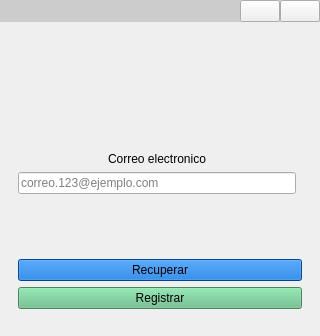
<?xml version="1.0" encoding="UTF-8"?>
<ui version="4.0">
 <class>panel_ventana_recuperacion</class>
 <widget class="QMainWindow" name="panel_ventana_recuperacion">
  <property name="windowModality">
   <enum>Qt::NonModal</enum>
  </property>
  <property name="geometry">
   <rect>
    <x>0</x>
    <y>0</y>
    <width>320</width>
    <height>336</height>
   </rect>
  </property>
  <property name="minimumSize">
   <size>
    <width>300</width>
    <height>300</height>
   </size>
  </property>
  <property name="maximumSize">
   <size>
    <width>320</width>
    <height>336</height>
   </size>
  </property>
  <property name="windowTitle">
   <string>Restablecimiento</string>
  </property>
  <property name="styleSheet">
   <string notr="true">#panel_ventana_recuperacion{
max-width: 320px;
min-width:300px;
}
#panel_encabezado{
max-height:40px;
	background-color: rgb(204, 204, 204);
}
#panel_contenido_img{
max-height:120px;
}
#panel_img{
max-width:150px;
}
#panel_contenido_interno{
max-width: 350px;
}
#lbm_lbm_correoerroneo{
font_size:8px;
font_family:Arial;
}
[objectName^=&quot;btn_btn&quot;] {
background-color: rgb(204, 204, 204);
	color: rgb(255, 255, 255);
 border-radius: 4px;
 min-height: 25px;
 max-height: 35px;
 font-size:14px;
 font-family: Arial;
font-weight: bold;
}
[objectName^=&quot;btc_btc&quot;] {
background-color:transparent;
}
[objectName^=&quot;lbl_lbl&quot;] {
 font-size:14px;
 font-family: Arial;
}
[objectName^=&quot;txt_txt&quot;] {
 font-size:14px;
 font-family: Arial;
}
#btn_btn_modificar{
background-color: rgb(0, 102, 204);
}
#btn_btn_modificar:hover{
background-color: rgb(0, 109, 155);
}
#btn_btn_aceptar{
background-color: rgb(97, 188, 132);
}
#btn_btn_aceptar:hover{
	background-color: rgb(46, 139, 87);
}</string>
  </property>
  <widget class="QWidget" name="panel_central">
   <layout class="QGridLayout" name="gridLayout">
    <property name="leftMargin">
     <number>0</number>
    </property>
    <property name="topMargin">
     <number>0</number>
    </property>
    <property name="rightMargin">
     <number>0</number>
    </property>
    <property name="bottomMargin">
     <number>0</number>
    </property>
    <property name="spacing">
     <number>0</number>
    </property>
    <item row="0" column="0">
     <widget class="QWidget" name="panel_cuerpo" native="true">
      <property name="minimumSize">
       <size>
        <width>0</width>
        <height>0</height>
       </size>
      </property>
      <property name="maximumSize">
       <size>
        <width>16777215</width>
        <height>16777215</height>
       </size>
      </property>
      <layout class="QGridLayout" name="gridLayout_3">
       <property name="leftMargin">
        <number>0</number>
       </property>
       <property name="topMargin">
        <number>0</number>
       </property>
       <property name="rightMargin">
        <number>0</number>
       </property>
       <item row="0" column="0">
        <widget class="QWidget" name="panel_encabezado" native="true">
         <layout class="QHBoxLayout" name="horizontalLayout">
          <property name="spacing">
           <number>0</number>
          </property>
          <property name="leftMargin">
           <number>0</number>
          </property>
          <property name="topMargin">
           <number>0</number>
          </property>
          <property name="rightMargin">
           <number>0</number>
          </property>
          <property name="bottomMargin">
           <number>0</number>
          </property>
          <item>
           <spacer name="horizontalSpacer">
            <property name="orientation">
             <enum>Qt::Horizontal</enum>
            </property>
            <property name="sizeHint" stdset="0">
             <size>
              <width>253</width>
              <height>19</height>
             </size>
            </property>
           </spacer>
          </item>
          <item>
           <widget class="QPushButton" name="btc_btc_minimizar">
            <property name="cursor">
             <cursorShape>PointingHandCursor</cursorShape>
            </property>
            <property name="text">
             <string/>
            </property>
            <property name="icon">
             <iconset>
              <normaloff>../../../../../Downloads/minimizar.svg</normaloff>../../../../../Downloads/minimizar.svg</iconset>
            </property>
            <property name="iconSize">
             <size>
              <width>20</width>
              <height>20</height>
             </size>
            </property>
           </widget>
          </item>
          <item>
           <widget class="QPushButton" name="btc_btc_cerrar">
            <property name="cursor">
             <cursorShape>PointingHandCursor</cursorShape>
            </property>
            <property name="text">
             <string/>
            </property>
            <property name="icon">
             <iconset>
              <normaloff>../../../../../Downloads/img_cerrar.svg</normaloff>../../../../../Downloads/img_cerrar.svg</iconset>
            </property>
            <property name="iconSize">
             <size>
              <width>20</width>
              <height>20</height>
             </size>
            </property>
           </widget>
          </item>
         </layout>
        </widget>
       </item>
       <item row="1" column="0">
        <widget class="QWidget" name="panel_contenido_img" native="true">
         <layout class="QGridLayout" name="gridLayout_4">
          <property name="leftMargin">
           <number>0</number>
          </property>
          <property name="topMargin">
           <number>0</number>
          </property>
          <property name="rightMargin">
           <number>0</number>
          </property>
          <property name="bottomMargin">
           <number>0</number>
          </property>
          <property name="spacing">
           <number>0</number>
          </property>
          <item row="0" column="0">
           <widget class="QWidget" name="panel_img" native="true">
            <property name="minimumSize">
             <size>
              <width>0</width>
              <height>100</height>
             </size>
            </property>
            <property name="maximumSize">
             <size>
              <width>150</width>
              <height>16777215</height>
             </size>
            </property>
            <layout class="QVBoxLayout" name="verticalLayout">
             <property name="spacing">
              <number>0</number>
             </property>
             <property name="leftMargin">
              <number>0</number>
             </property>
             <property name="topMargin">
              <number>0</number>
             </property>
             <property name="rightMargin">
              <number>0</number>
             </property>
             <property name="bottomMargin">
              <number>0</number>
             </property>
             <item>
              <widget class="QLabel" name="img">
               <property name="text">
                <string/>
               </property>
               <property name="textFormat">
                <enum>Qt::AutoText</enum>
               </property>
               <property name="pixmap">
                <pixmap>../../../../../Downloads/sign-question-icon_34359.png</pixmap>
               </property>
               <property name="scaledContents">
                <bool>true</bool>
               </property>
               <property name="alignment">
                <set>Qt::AlignCenter</set>
               </property>
               <property name="wordWrap">
                <bool>false</bool>
               </property>
              </widget>
             </item>
            </layout>
           </widget>
          </item>
         </layout>
        </widget>
       </item>
       <item row="2" column="0">
        <widget class="QWidget" name="panel_contenido" native="true">
         <layout class="QGridLayout" name="gridLayout_2">
          <item row="0" column="0">
           <widget class="QWidget" name="panel_contenido_interno" native="true">
            <property name="maximumSize">
             <size>
              <width>350</width>
              <height>16777215</height>
             </size>
            </property>
            <layout class="QGridLayout" name="gridLayout_5">
             <item row="3" column="0" colspan="2">
              <widget class="QWidget" name="panel_botones" native="true">
               <layout class="QVBoxLayout" name="verticalLayout_2">
                <property name="leftMargin">
                 <number>0</number>
                </property>
                <property name="topMargin">
                 <number>0</number>
                </property>
                <property name="rightMargin">
                 <number>0</number>
                </property>
                <property name="bottomMargin">
                 <number>0</number>
                </property>
                <item>
                 <spacer name="verticalSpacer">
                  <property name="orientation">
                   <enum>Qt::Vertical</enum>
                  </property>
                  <property name="sizeHint" stdset="0">
                   <size>
                    <width>20</width>
                    <height>40</height>
                   </size>
                  </property>
                 </spacer>
                </item>
                <item>
                 <widget class="QPushButton" name="btn_btn_modificar">
                  <property name="cursor">
                   <cursorShape>PointingHandCursor</cursorShape>
                  </property>
                  <property name="text">
                   <string>Recuperar</string>
                  </property>
                 </widget>
                </item>
                <item>
                 <widget class="QPushButton" name="btn_btn_aceptar">
                  <property name="cursor">
                   <cursorShape>PointingHandCursor</cursorShape>
                  </property>
                  <property name="text">
                   <string>Registrar</string>
                  </property>
                 </widget>
                </item>
               </layout>
              </widget>
             </item>
             <item row="2" column="0" colspan="2">
              <widget class="QLabel" name="lbm_lbm_correoerroneo">
               <property name="text">
                <string/>
               </property>
               <property name="alignment">
                <set>Qt::AlignCenter</set>
               </property>
              </widget>
             </item>
             <item row="0" column="0">
              <widget class="QLabel" name="lbl_lbl_correo">
               <property name="text">
                <string>Correo electronico</string>
               </property>
               <property name="alignment">
                <set>Qt::AlignCenter</set>
               </property>
              </widget>
             </item>
             <item row="1" column="0">
              <widget class="QLineEdit" name="txt_txt_correo">
               <property name="placeholderText">
                <string>correo.123@ejemplo.com</string>
               </property>
              </widget>
             </item>
            </layout>
           </widget>
          </item>
         </layout>
        </widget>
       </item>
      </layout>
     </widget>
    </item>
   </layout>
  </widget>
 </widget>
 <resources/>
 <connections/>
</ui>
